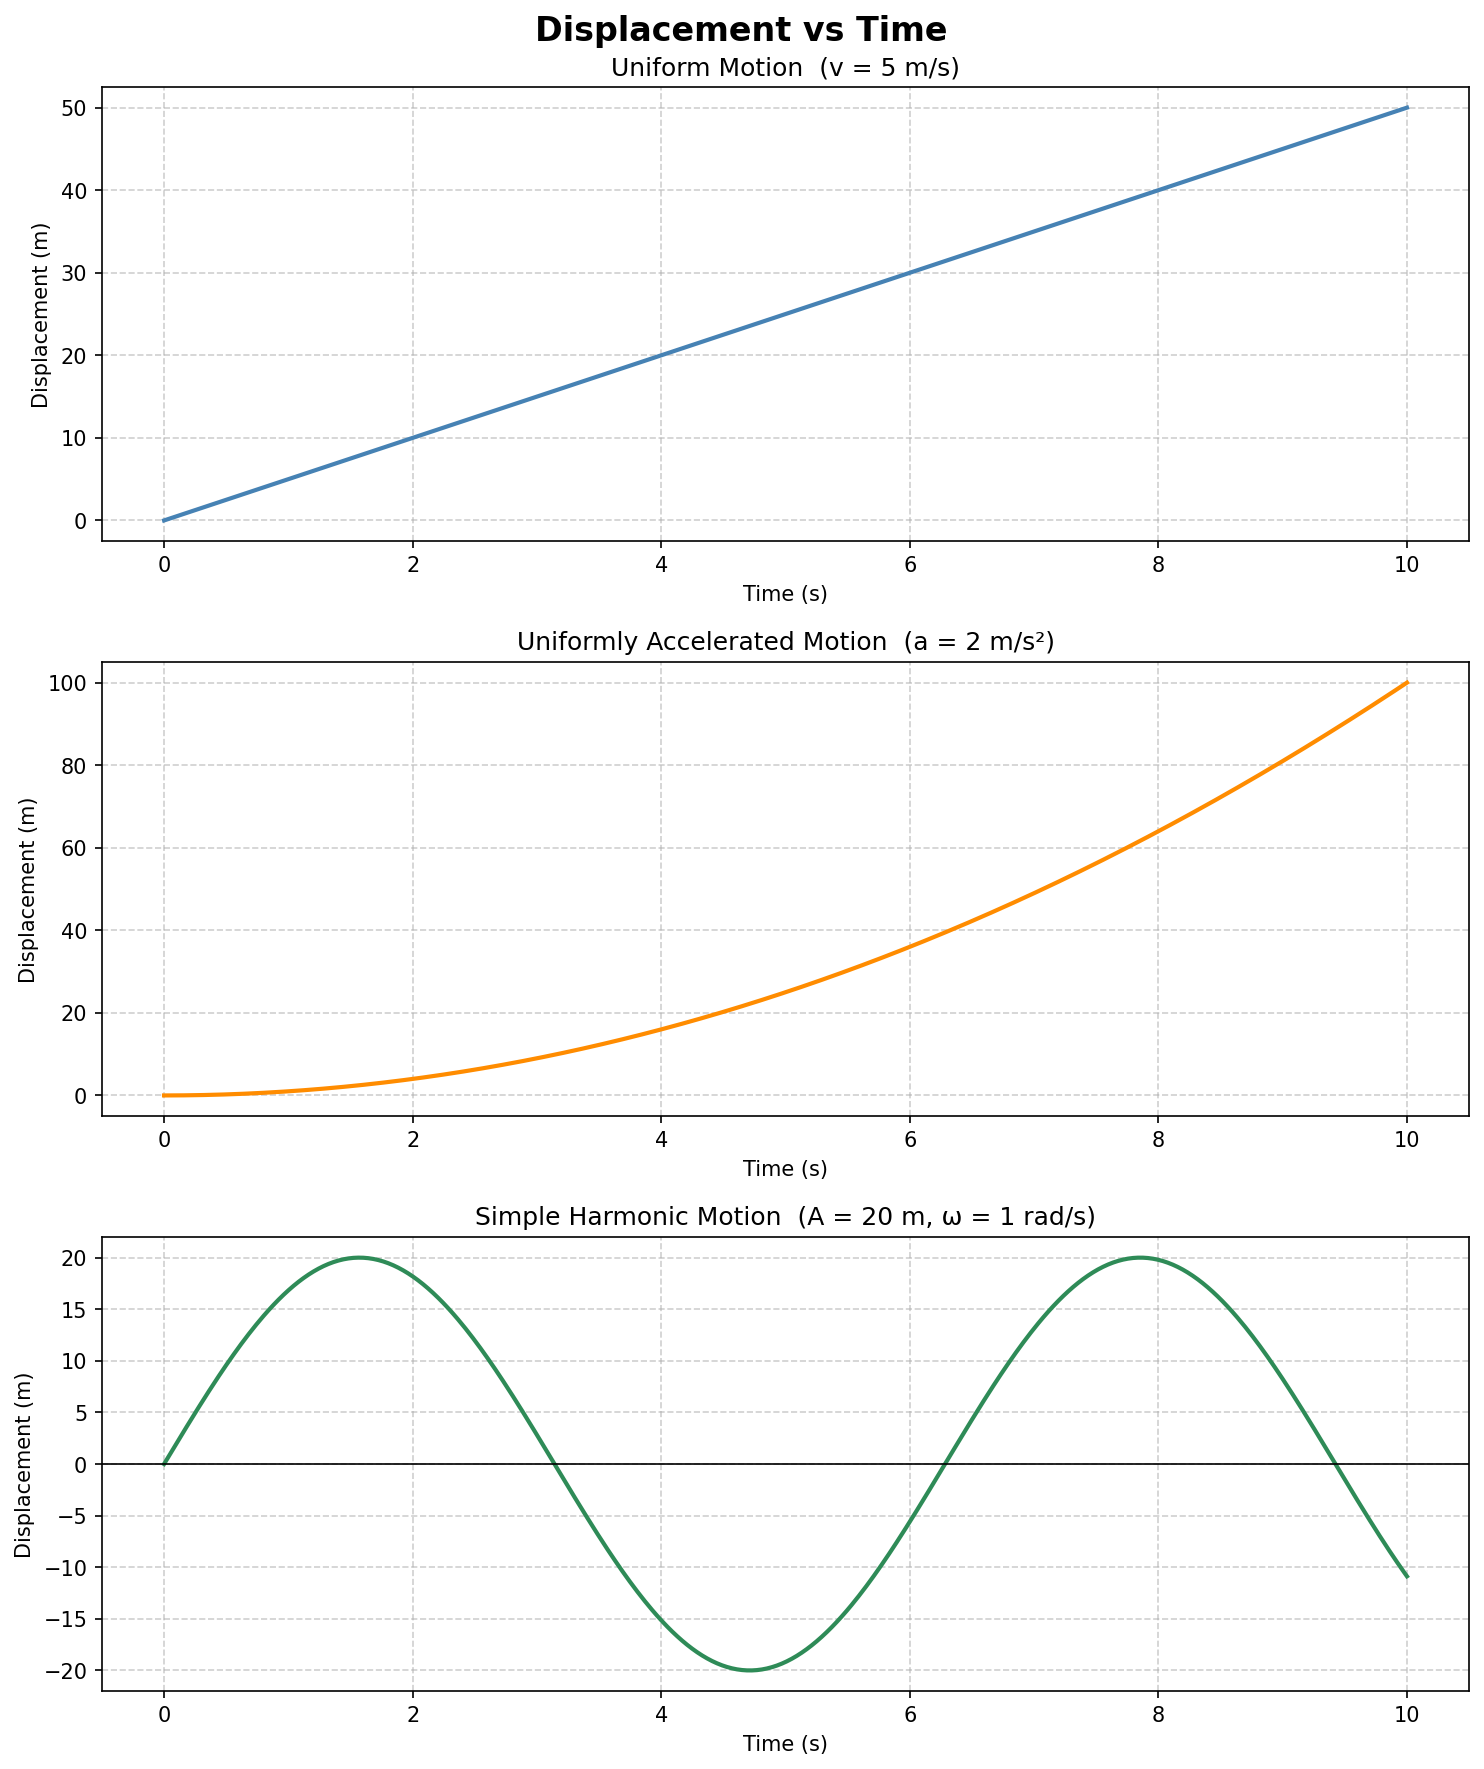

This chart was generated by the following Python code:
import numpy as np
import matplotlib.pyplot as plt

# Time array (0 to 10 seconds)
t = np.linspace(0, 10, 500)

# Three motion scenarios
# 1. Uniform motion: displacement = velocity * time
v = 5  # m/s
displacement_uniform = v * t

# 2. Uniformly accelerated motion: displacement = 0.5 * a * t^2
a = 2  # m/s^2
displacement_accelerated = 0.5 * a * t**2

# 3. Simple harmonic motion: displacement = A * sin(omega * t)
A = 20   # amplitude in metres
omega = 1.0  # angular frequency rad/s
displacement_shm = A * np.sin(omega * t)

fig, axes = plt.subplots(3, 1, figsize=(10, 12))
fig.suptitle("Displacement vs Time", fontsize=16, fontweight="bold")

axes[0].plot(t, displacement_uniform, color="steelblue", linewidth=2)
axes[0].set_title("Uniform Motion  (v = 5 m/s)")
axes[0].set_xlabel("Time (s)")
axes[0].set_ylabel("Displacement (m)")
axes[0].grid(True, linestyle="--", alpha=0.6)

axes[1].plot(t, displacement_accelerated, color="darkorange", linewidth=2)
axes[1].set_title("Uniformly Accelerated Motion  (a = 2 m/s²)")
axes[1].set_xlabel("Time (s)")
axes[1].set_ylabel("Displacement (m)")
axes[1].grid(True, linestyle="--", alpha=0.6)

axes[2].plot(t, displacement_shm, color="seagreen", linewidth=2)
axes[2].set_title("Simple Harmonic Motion  (A = 20 m, ω = 1 rad/s)")
axes[2].set_xlabel("Time (s)")
axes[2].set_ylabel("Displacement (m)")
axes[2].axhline(0, color="black", linewidth=0.8)
axes[2].grid(True, linestyle="--", alpha=0.6)

plt.tight_layout()
plt.savefig("displacement_vs_time.png", dpi=150, bbox_inches="tight")
print("Graph saved to displacement_vs_time.png")
plt.show()
